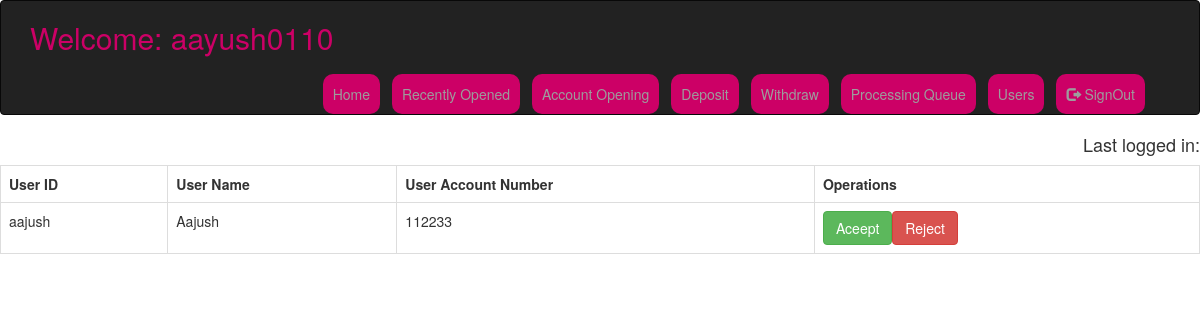
/users.php (signed in), run on the app's committed database.
### tables this page shows
CREATE TABLE `user` (
  `u_id` varchar(20) NOT NULL,
  `u_name` varchar(30) NOT NULL,
  `u_pass` varchar(20) NOT NULL,
  `u_lastlogin` datetime NOT NULL,
  `u_accno` bigint(20) NOT NULL,
  `u_status` varchar(5) NOT NULL
);

### users.php (the view)
<?php include"chead.php";?>
<link rel="stylesheet" href="bootstrap-3.3.6-dist/css/bootstrap.css" />
<?php
include"connect.php";
  $res= mysqli_query($con,"select * from user where u_status='P'")or die(mysqli_error());
?>
<table class="table table-bordered table-bordered table-hover">
 <tr>
   <th>User ID</th><th>User Name</th><th>User Account Number </th><th>Operations </th>
 </tr>
  <?php while($row=mysqli_fetch_array($res)){?>
     <tr>
     <td><?php echo $row[0];?></td>
     <td><?php echo $row[1];?></td>
     <td><?php echo $row[4];?></td>
      <td><button type="button" class="btn btn-success"><a href="userstatus.php?id=<?php echo $row[0];?>&b=accept" style="color:#FFF;">Aceept</a></button><button type="button" class="btn btn-danger"><a href="adminstatus.php?id=<?php echo $row[0];?>&b=reject" style="color:#FFF;">Reject</a></button></td>
     </tr>
  <?php }?>
</table>
</body>
</html>

### data on the page
user: u_id "aajush", u_name "Aajush", u_accno "112233"

### other printed values
$_SESSION['my'] "aayush0110"
